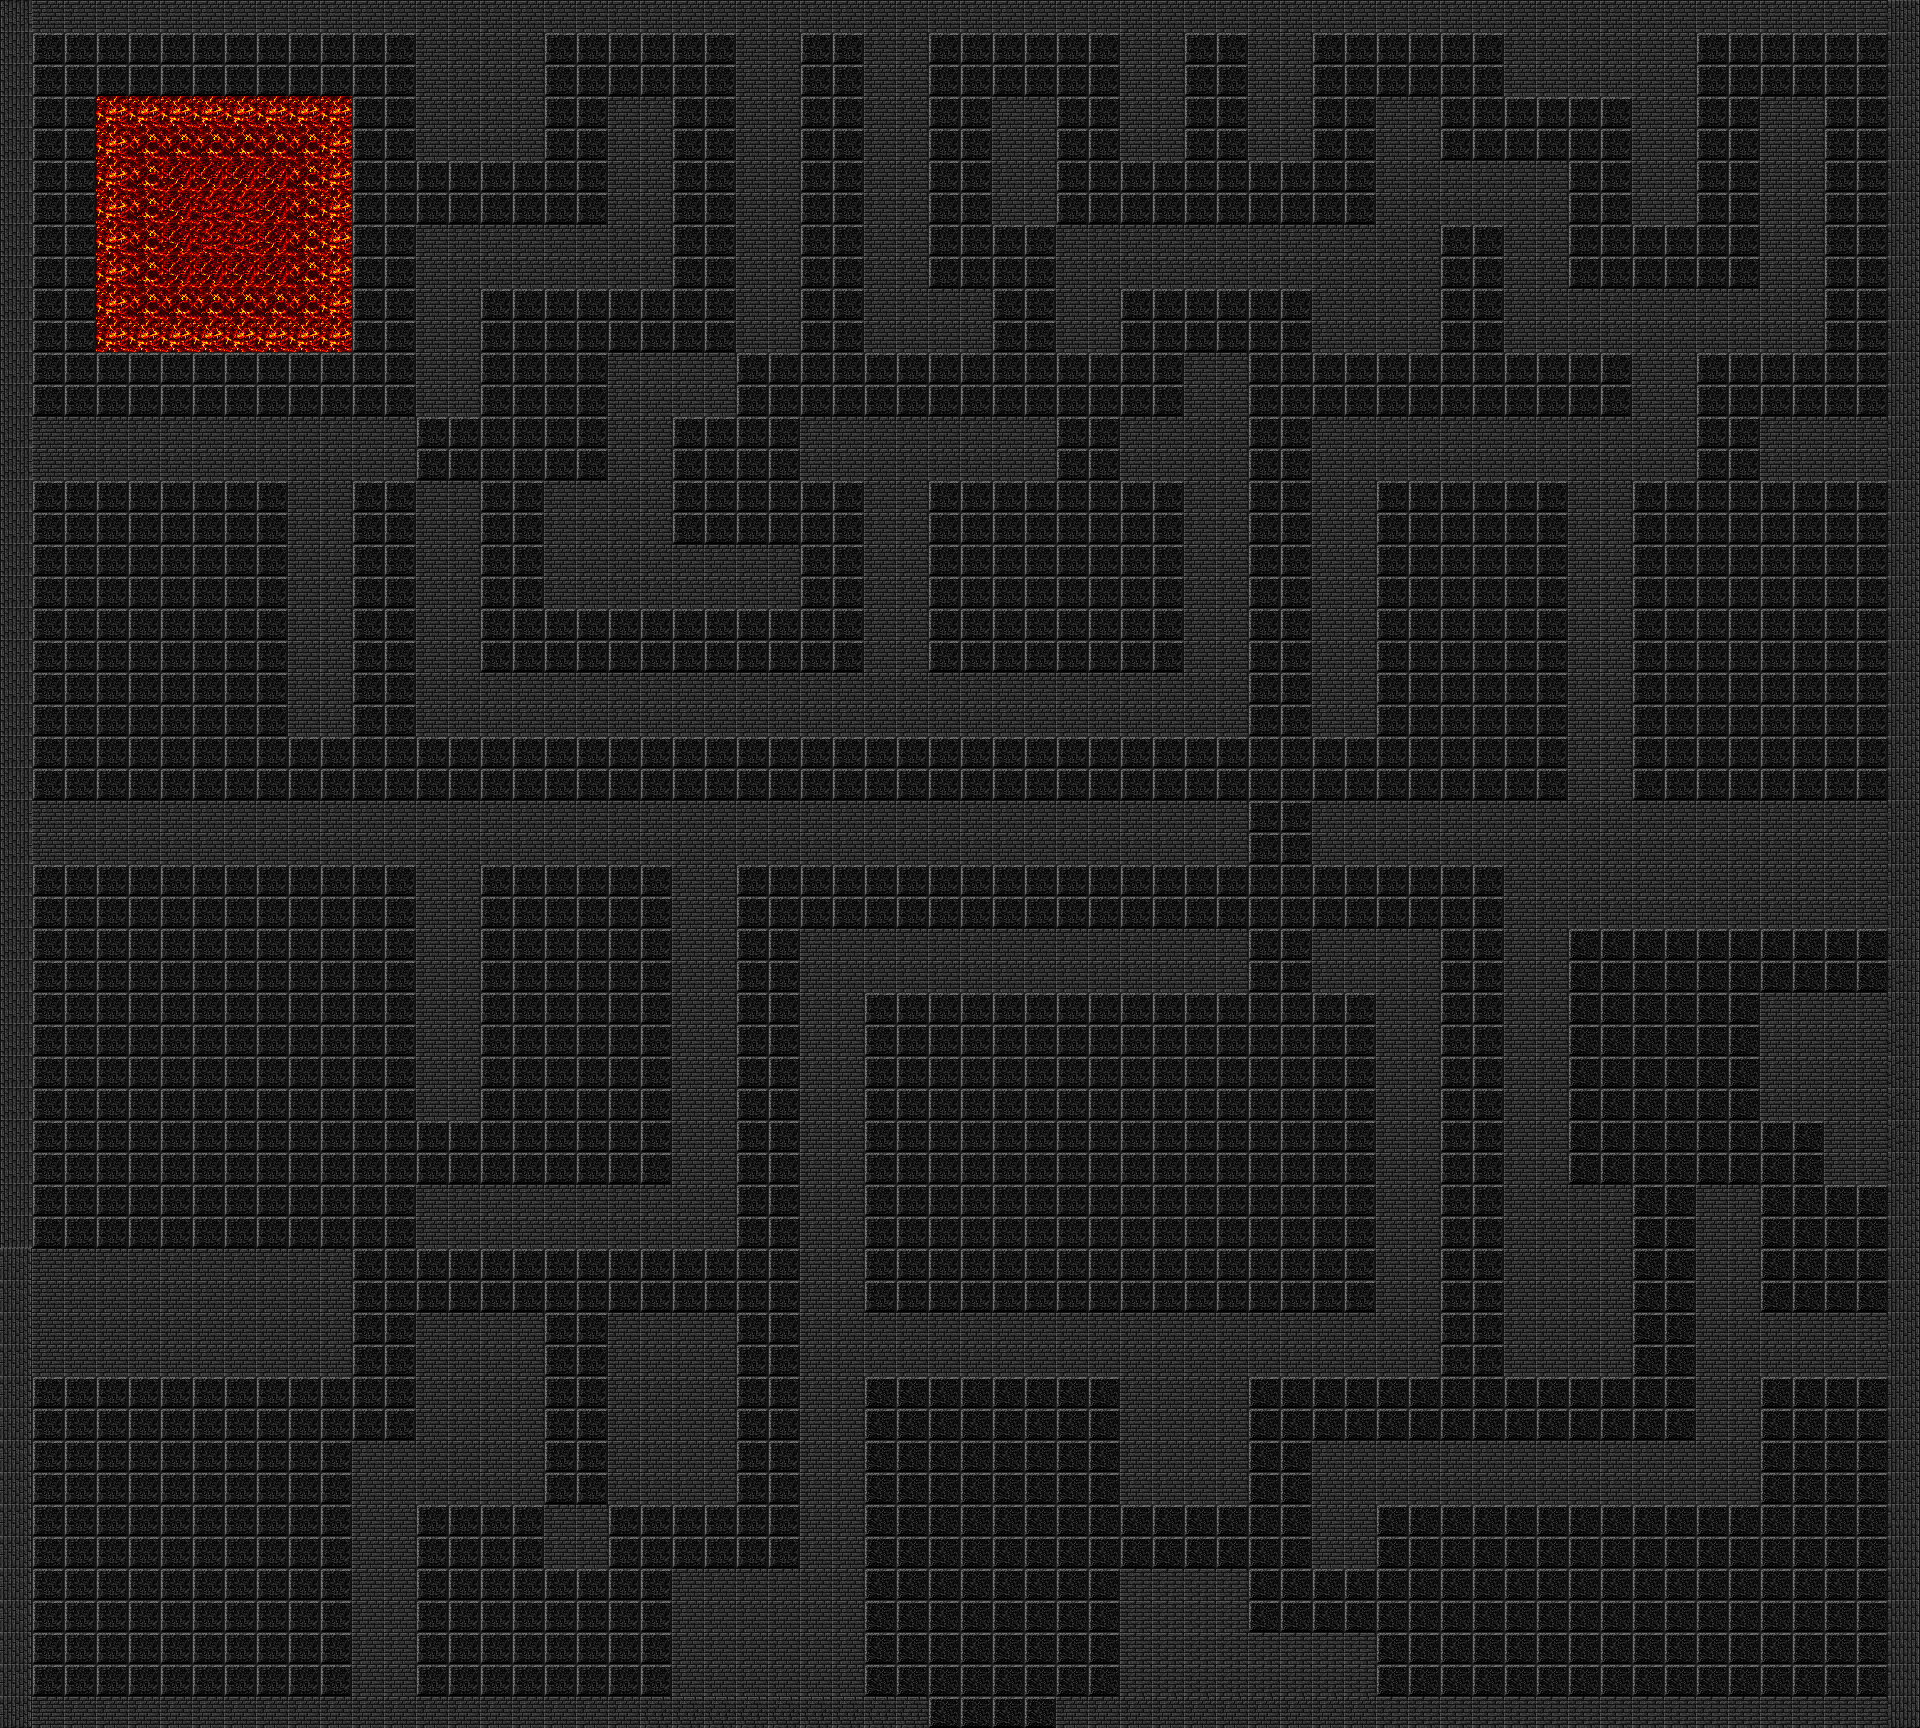

A level layout from a 2D game, rendered from its tile map. Below: a short description, then the map file with tile-grid data replaced by summaries:
An orthogonal 60x54 tile map with 32x32 px tiles, 1 tile layer (Background_Layer), 2 hidden layers not drawn and 85 objects (PLAYER_START, WORLD_MAP).

<map version="1.0" orientation="orthogonal" renderorder="right-down" width="60" height="54" tilewidth="32" tileheight="32" nextobjectid="99">
 <tileset firstgid="1" name="DungeonCrawl_ProjectUtumnoTileset" tilewidth="32" tileheight="32" tilecount="3072" columns="64">
  <image source="../sprites/objects/DungeonCrawl_ProjectUtumnoTileset.png" width="2048" height="1536" />
 </tileset>
 <layer name="Background_Layer" width="60" height="54">
  <data>[3240 cells, 3240 non-empty, 9 distinct tile ids]</data>
 </layer>
 <layer name="Ground_Layer" width="60" height="54" visible="0">
  <data>[3240 cells, 2 non-empty, 2 distinct tile ids]</data>
 </layer>
 <layer name="Decoration_Layer" width="60" height="54" visible="0">
  <data>[3240 cells, 5 non-empty, 2 distinct tile ids]</data>
 </layer>
 <objectgroup name="MAP_COLLISION_LAYER">
  <object id="1" x="1762" y="97" width="61" height="255" />
  <object id="2" x="1505" y="291" width="257" height="58" />
  <object id="4" x="1505" y="160" width="63" height="138" />
  <object id="5" x="1376" y="161" width="193" height="63" />
  <object id="7" x="1379" y="97" width="60" height="255" />
  <object id="8" x="1058" y="227" width="323" height="62" />
  <object id="9" x="1315" y="286" width="68" height="65" />
  <object id="10" x="1058" y="278" width="62" height="72" />
  <object id="11" x="993" y="97" width="62" height="127" />
  <object id="12" x="867" y="287" width="124" height="67" />
  <object id="13" x="866" y="35" width="62" height="260" />
  <object id="14" x="735" y="34" width="65" height="316" />
  <object id="15" x="609" y="97" width="63" height="190" />
  <object id="16" x="419" y="226" width="193" height="62" />
  <object id="17" x="418" y="279" width="59" height="137" />
  <object id="18" x="32" y="415" width="382" height="68" />
  <object id="19" x="292" y="460" width="57" height="276" />
  <object id="20" x="418" y="481" width="60" height="254" />
  <object id="21" x="458" y="671" width="624" height="65" />
  <object id="22" x="865" y="418" width="64" height="271" />
  <object id="23" x="803" y="417" width="252" height="60" />
  <object id="24" x="611" y="355" width="124" height="60" />
  <object id="25" x="611" y="398" width="61" height="209" />
  <object id="26" x="547" y="483" width="123" height="123" />
  <object id="27" x="652" y="546" width="149" height="61" />
  <object id="28" x="419" y="34" width="124" height="127" />
  <object id="29" x="32" y="800" width="971" height="64" />
  <object id="30" x="420" y="854" width="58" height="268" />
  <object id="31" x="669" y="849" width="68" height="402" />
  <object id="32" x="415" y="1183" width="319" height="66" />
  <object id="33" x="35" y="1246" width="317" height="132" />
  <object id="34" x="420" y="1313" width="122" height="194" />
  <object id="35" x="355" y="1441" width="62" height="252" />
  <object id="36" x="543" y="1502" width="65" height="69" />
  <object id="37" x="611" y="1313" width="126" height="189" />
  <object id="38" x="675" y="1566" width="188" height="126" />
  <object id="39" x="0" y="1697" width="926" height="29" />
  <object id="40" x="799" y="930" width="64" height="637" />
  <object id="41" x="839" y="927" width="408" height="69" />
  <object id="42" x="851" y="1313" width="584" height="60" />
  <object id="43" x="1123" y="1355" width="125" height="151" />
  <object id="44" x="1312" y="929" width="128" height="62" />
  <object id="45" x="1379" y="980" width="60" height="351" />
  <object id="46" x="1121" y="1568" width="127" height="158" />
  <object id="47" x="1211" y="1633" width="163" height="62" />
  <object id="48" x="1058" y="1698" width="859" height="30" />
  <object id="49" x="1312" y="1440" width="65" height="128" />
  <object id="50" x="1374" y="1440" width="388" height="63" />
  <object id="51" x="1697" y="1188" width="63" height="294" />
  <object id="52" x="1749" y="1311" width="138" height="66" />
  <object id="53" x="1505" y="1186" width="126" height="189" />
  <object id="54" x="1506" y="804" width="61" height="388" />
  <object id="55" x="974" y="802" width="272" height="62" />
  <object id="56" x="1051" y="673" width="195" height="66" />
  <object id="57" x="1184" y="352" width="63" height="347" />
  <object id="59" x="1120" y="416" width="106" height="64" />
  <object id="60" x="1313" y="417" width="62" height="318" />
  <object id="61" x="1335" y="415" width="359" height="64" />
  <object id="62" x="1638" y="326" width="56" height="130" />
  <object id="63" x="1569" y="472" width="66" height="455" />
  <object id="64" x="1314" y="801" width="320" height="60" />
  <object id="65" x="1632" y="800" width="258" height="132" />
  <object id="66" x="1761" y="991" width="125" height="129" />
  <object id="67" x="1825" y="1105" width="61" height="79" />
  <object id="68" x="1122" y="34" width="62" height="126" />
  <object id="69" x="1249" y="33" width="66" height="129" />
  <object id="71" x="1505" y="33" width="190" height="63" />
  <object id="72" x="1634" y="33" width="61" height="190" />
  <object id="73" x="1760" y="415" width="130" height="67" />
  <object id="74" x="1693" y="446" width="34" height="36" />
  <object id="75" x="1887" y="1" width="36" height="545" />
  <object id="76" x="852" y="-1" width="1067" height="36" />
  <object id="77" x="1" y="0" width="864" height="33" />
  <object id="78" x="-17" y="0" width="51" height="683" />
  <object id="79" x="-48" y="672" width="81" height="742" />
  <object id="81" x="-2" y="1410" width="31" height="295" />
  <object id="82" x="1885" y="536" width="33" height="1193" />
  <object id="83" x="1791" y="712" width="25" height="26" />
  <object id="84" x="1761" y="714" width="24" height="22" />
  <object id="88" x="1697" y="714" width="21" height="22" />
  <object id="89" x="1730" y="713" width="21" height="23" />
  <object id="95" x="64" y="191" width="32" height="35" />
  <object id="98" x="97" y="96.5" width="255" height="255.5" />
 </objectgroup>
 <objectgroup name="MAP_SPAWNS_LAYER" visible="0">
  <object id="91" name="PLAYER_START" x="961" y="1663" width="64" height="35" />
 </objectgroup>
 <objectgroup name="MAP_PORTAL_LAYER" visible="0">
  <object id="93" name="WORLD_MAP" x="929" y="1705" width="126" height="21" />
 </objectgroup>
</map>
